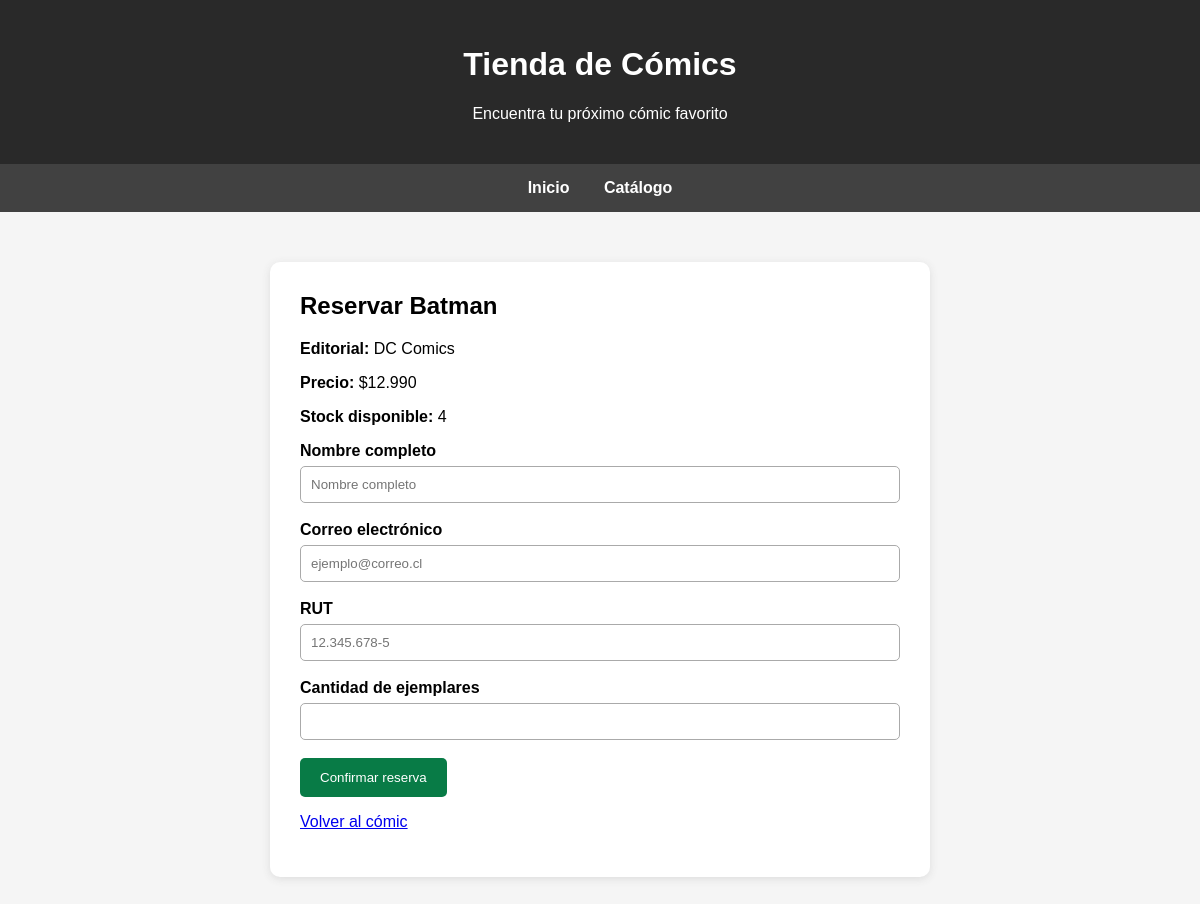
The page /comic/1/reservar/ on the database as committed earlier.
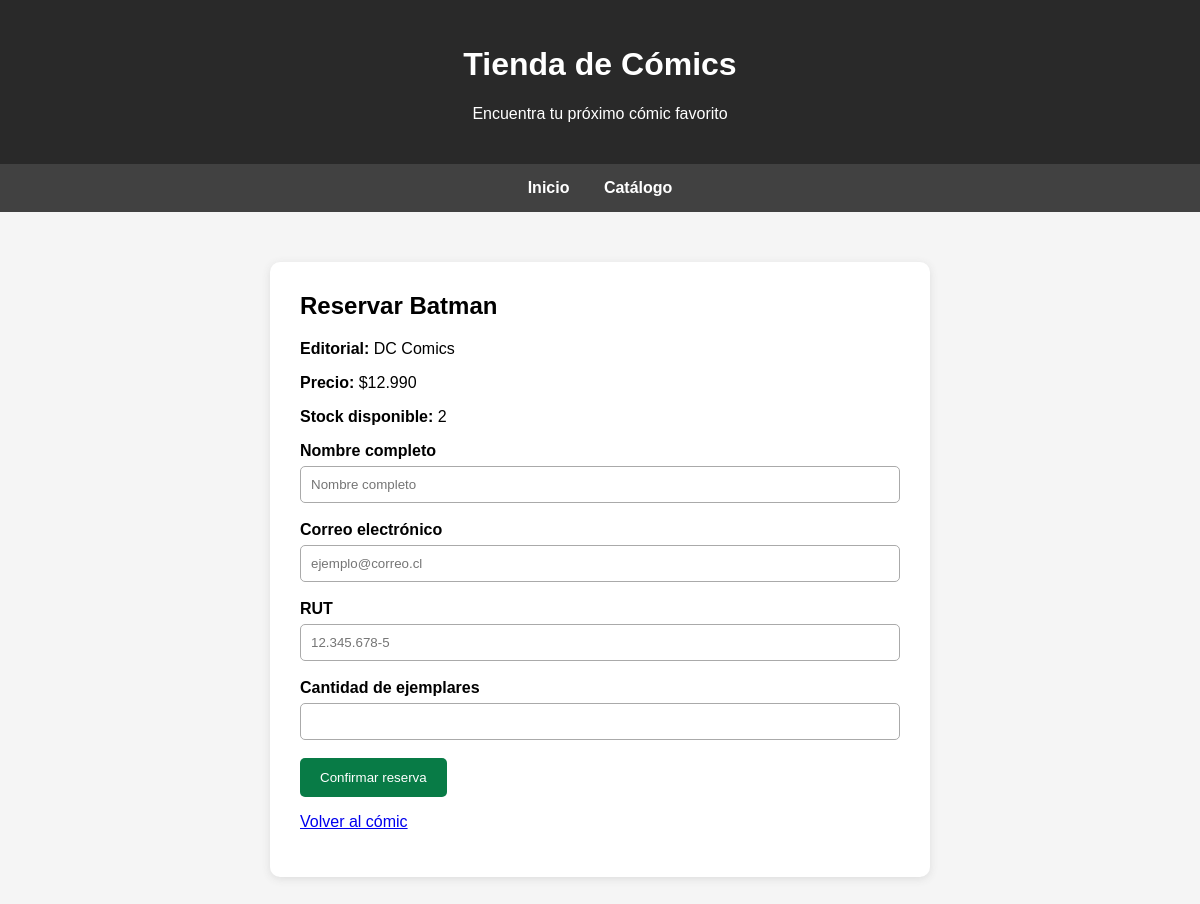
The same page on the database as committed later.
### comics/models.py (models this page shows, shortened)
class Comic(models.Model):
    editorial = models.ForeignKey(
        Editorial,
        on_delete=models.CASCADE,
        related_name='comics',
    )
    titulo = models.CharField(max_length=200)
    imagen_portada = models.ImageField(upload_to='portadas/')
    precio = models.DecimalField(max_digits=10, decimal_places=0)
    numero_tomo = models.PositiveIntegerField()
    tapa_dura = models.BooleanField(default=False)
    stock = models.PositiveIntegerField(default=0)
    disponible = models.BooleanField(default=True)
    class Meta:
        verbose_name = 'Cómic'
        verbose_name_plural = 'Cómics'
        ordering = ['titulo', 'numero_tomo']

class Editorial(models.Model):
    nombre = models.CharField(max_length=100, unique=True)
    class Meta:
        verbose_name = 'Editorial'
        verbose_name_plural = 'Editoriales'
        ordering = ['nombre']

### comics/views.py (the view)
def reservar_comic(request, comic_id):
    comic = get_object_or_404(
        Comic,
        id=comic_id,
        disponible=True
    )
    if comic.stock == 0:
        raise Http404('Este cómic está agotado.')
    if request.method == 'POST':
        formulario = ReservaForm(request.POST)
        if formulario.is_valid():
            cantidad = formulario.cleaned_data['cantidad']
            with transaction.atomic():
                actualizados = Comic.objects.filter(
                    pk=comic.pk,
                    disponible=True,
                    stock__gte=cantidad
                ).update(stock=F('stock') - cantidad)
                if actualizados:
                    reserva = formulario.save(commit=False)
                    reserva.comic = comic
                    reserva.save()
                    return redirect(
                        'comprobante_reserva',
                        codigo=reserva.codigo
                    )
            comic.refresh_from_db()
            formulario.add_error(
                'cantidad',
                f'Solo quedan {comic.stock} ejemplares disponibles.'
            )
    else:
        formulario = ReservaForm()
    return render(request, 'comics/reservar.html', {
        'comic': comic,
        'formulario': formulario,
    })

### comics/forms.py (shortened to what this page needs)
class ReservaForm(forms.ModelForm):
    class Meta:
        model = Reserva
        fields = ['nombre', 'correo', 'rut', 'cantidad']
        labels = {
            'nombre': 'Nombre completo',
            'correo': 'Correo electrónico',
            'rut': 'RUT',
            'cantidad': 'Cantidad de ejemplares',
        }
        widgets = {
            'nombre': forms.TextInput(attrs={
                'placeholder': 'Nombre completo'
            }),
            'correo': forms.EmailInput(attrs={
                'placeholder': 'ejemplo@correo.cl'
            }),
            'rut': forms.TextInput(attrs={
                'placeholder': '12.345.678-5'
            }),
            'cantidad': forms.NumberInput(attrs={
                'min': 1,
                'max': 3
            }),
        }

### comics/templatetags/formato.py (called while the page is built)
@register.filter
def pesos_chilenos(valor):
    if valor is None:
        return "$0"
    return f"${int(valor):,}".replace(",", ".")

### comics/templates/comics/reservar.html (shortened to what this page needs)
{% extends 'comics/base.html' %}
{% load formato %}
{% block contenido %}
<div class="reserva">
    <h2>Reservar {{ comic.titulo }}</h2>
    <p><strong>Editorial:</strong> {{ comic.editorial.nombre }}</p>
    <p><strong>Precio:</strong> {{ comic.precio|pesos_chilenos }}</p>
    <p><strong>Stock disponible:</strong> {{ comic.stock }}</p>
    <form method="post">
        {% for campo in formulario %}
            <div class="campo">
                <label for="{{ campo.id_for_label }}">
                    {{ campo.label }}
                </label>
                {{ campo }}
            </div>
        {% endfor %}
        <button type="submit" class="boton">
            Confirmar reserva
        </button>
    </form>
    <p>
        <a href="{% url 'detalle_comic' comic.id %}">
            Volver al cómic
        </a>
    </p>
</div>
{% endblock %}

Rows that differ between the two databases and show on the page:
changed Comic "Batman": stock "4" → "2"
